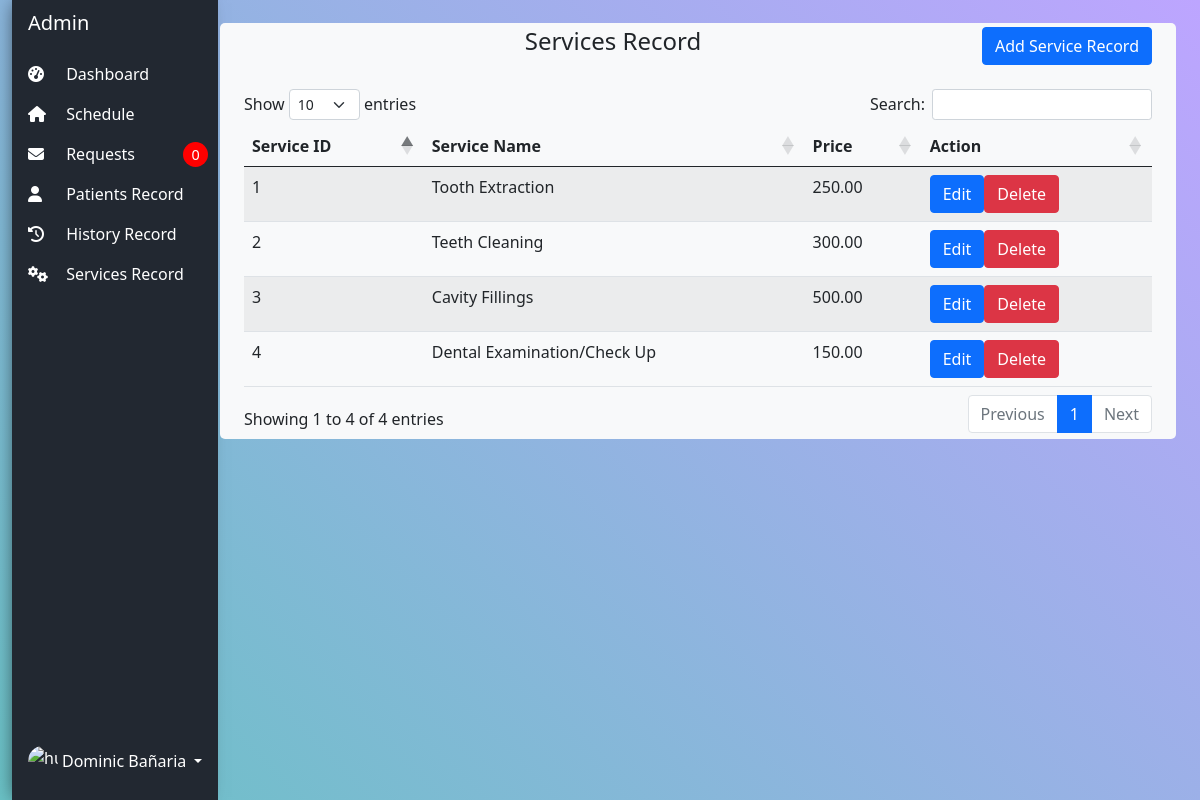
The app's page /admin/index.php?page=services (signed in) with its own data.
### tables this page shows
CREATE TABLE `services_tb` (
  `service_id` int(100) NOT NULL,
  `service_name` varchar(50) DEFAULT NULL,
  `service_price` decimal(10,2) DEFAULT NULL
);

### admin/services.php (the view, shortened to what this page needs)
<!DOCTYPE html>
<html lang="en">
<?php
include('../db-connect.php');
?>
<body>
    <div class="col py-1">
        <div class="container-fluid bg-light edges">
            <div class="col py-1">
                <div style="display:flex;justify-content: space-between;">
                    <div></div>
                    <h4 style="text-align:center">Services Record</h4>
                    <?php echo "<button type='button' class='btn btn-primary' data-bs-toggle='modal' data-bs-target='#addRecord'> Add Service Record </button>"; ?>
                </div>
                <br>
                <table id="example" class="table table-striped" style="width:100%">
                    <thead>
                        <tr>
                            <th>Service ID</th>
                            <th>Service Name</th>
                            <th>Price</th>
                            <th>Action</th>
                        </tr>
                    </thead>
                    <tbody>
                        <?php
                        $data = mysqli_query($conn, "SELECT * FROM services_tb");
                        while ($row = mysqli_fetch_array($data)) {
                            echo "<tr>";
                            echo "<td>" . $row['service_id'] . "</td>";
                            echo "<td>" . $row['service_name'] . "</td>";
                            echo "<td>" . $row['service_price'] . "</td>";
                            echo "<td>";
                            echo "<button type='button' class='btn btn-primary' data-bs-toggle='modal' data-bs-target='#changeStatusModal' data-bs-request-id='" . $row['service_id'] . "'>Edit</button>";
                            echo "<a href='index.php?page=services&id=" . $row['service_id'] . "' class='btn btn-danger'>Delete</a>";
                            echo "</td>";
                            echo "</tr>";
                        }
                        ?>
                    </tbody>
                </table>
            </div>
        </div>
    </div>
</body>
</html>

### records on screen
services_tb: service_id "1", service_name "Tooth Extraction", service_price "250.00"
services_tb: service_id "2", service_name "Teeth Cleaning", service_price "300.00"
services_tb: service_id "3", service_name "Cavity Fillings", service_price "500.00"
services_tb: service_id "4", service_name "Dental Examination/Check Up", service_price "150.00"

### other values on screen
$Alert_Count "0"
$name "Dominic Bañaria"
